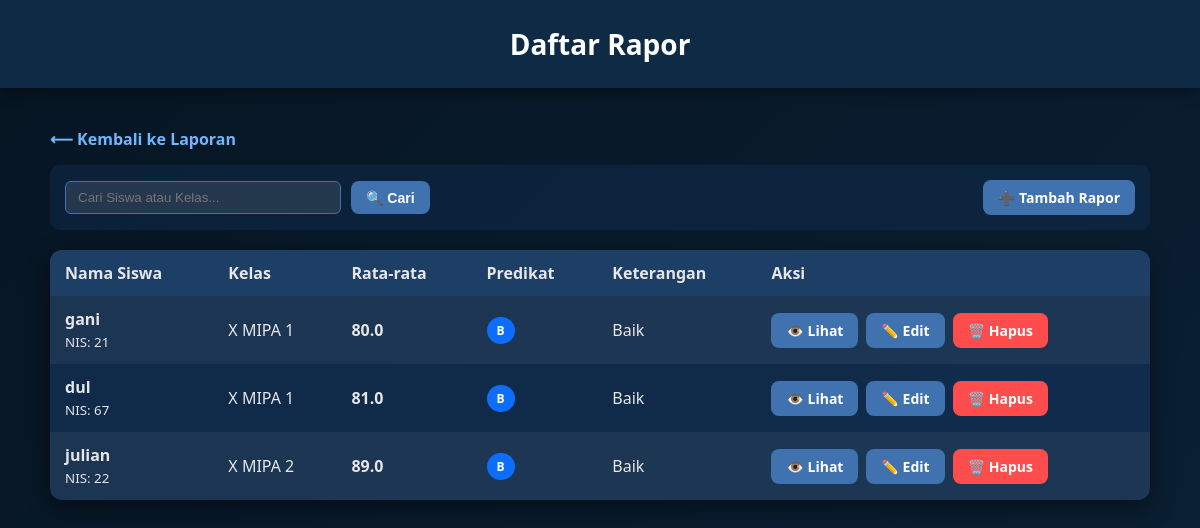
The page /laporan/rapor/ on the database its author committed.
### laporan/models.py (models this page shows, shortened)
class Rapor(models.Model):
    siswa = models.ForeignKey(Siswa, on_delete=models.CASCADE, related_name='rapor_siswa')
    nama = models.CharField(max_length=100)
    kelas = models.CharField(max_length=20)
    nilai_mapel = models.JSONField()            # Contoh isi: {"Matematika": 85, "IPA": 90}
    rata_rata = models.FloatField()
    predikat = models.CharField(max_length=5)
    keterangan = models.CharField(max_length=50) # Predikat deskriptif (Sangat Baik, dll)
    created_at = models.DateTimeField(auto_now_add=True) # Untuk tahu kapan dibuat

### siswa/models.py (models this page shows, shortened)
class Siswa(models.Model):
    nis = models.CharField(max_length=10, primary_key=True)
    nama = models.CharField(max_length=100)
    kelas = models.CharField(max_length=20, blank=True)
    tempat_lahir = models.CharField(max_length=100, blank=True)
    tanggal_lahir = models.DateField(null=True, blank=True)
    alamat = models.TextField(blank=True)
    telepon = models.CharField(max_length=15, blank=True)
    nama_orang_tua = models.CharField(max_length=100, blank=True)
    created_at = models.DateTimeField(auto_now_add=True)
    user = models.OneToOneField(
        'auth.User',
        on_delete=models.CASCADE,
        null=True,
        blank=True
    )
    class Meta:
        verbose_name_plural = "Siswa"

### laporan/views.py (the view)
# urls.py: path('rapor/', views.RaporListView.as_view(), name='rapor_list'),
class RaporListView(ListView):
    model = Rapor
    template_name = 'laporan/rapor_list.html'
    context_object_name = 'rapor'
    ordering = ['-created_at']
    def get_queryset(self):
        queryset = super().get_queryset()
        search = self.request.GET.get('q')
        if search:
            queryset = queryset.filter(siswa__nama__icontains=search)
        return queryset

### laporan/templates/laporan/rapor_list.html (shortened to what this page needs)
<!DOCTYPE html>
<html lang="en">
<head>
</head>
<body>
<header>Daftar Rapor</header>
<div class="wrapper">
    <a href="{% url 'laporan_home' %}" class="back">⟵ Kembali ke Laporan</a>
    <div class="header-controls">
        <form method="get" class="search-box">
            <input type="text" name="q" class="search-input" placeholder="Cari Siswa atau Kelas..." value="{{ request.GET.q|default:'' }}">
            <button type="submit" class="button">🔍 Cari</button>
        </form>
        <a href="{% url 'rapor_tambah' %}" class="button">➕ Tambah Rapor</a>
    </div>
    <table>
        <tr>
            <th>Nama Siswa</th>
            <th>Kelas</th>
            <th>Rata-rata</th>
            <th>Predikat</th>
            <th>Keterangan</th>
            <th>Aksi</th>
        </tr>
        {% for r in rapor %}
        <tr>
            <td><b>{{ r.siswa.nama }}</b><br><small>NIS: {{ r.siswa.nis }}</small></td>
            <td>{{ r.kelas }}</td>
            <td style="font-weight:bold;">{{ r.rata_rata }}</td>
            <td>
                <span class="status-badge status-{{ r.predikat }}">{{ r.predikat }}</span>
            </td>
            <td>{{ r.keterangan }}</td>
            <td>
                <div class="action-buttons">
                    <a href="{% url 'rapor_detail' r.pk %}" class="button">👁️ Lihat</a>
                    <a href="{% url 'rapor_edit' r.pk %}" class="button">✏️ Edit</a>
                    <a href="{% url 'rapor_hapus' r.pk %}" class="button delete-button">🗑️ Hapus</a>
                </div>
            </td>
        </tr>
        {% empty %}
        <tr>
            <td colspan="6" style="text-align:center; padding: 30px;">Belum ada data rapor yang diinput.</td>
        </tr>
        {% endfor %}
    </table>
</div>
</body>
</html>

### laporan/templates/laporan/rapor_list.html (style rules this page uses)
body { margin: 0; font-family: "Segoe UI", sans-serif; background: linear-gradient(135deg, #071522, #0a1f33); color: #e6e6e6; }
header { background: #0f2a45; padding: 25px 0; text-align: center; font-size: 28px; font-weight: 600; color: #fff; box-shadow: 0 4px 15px rgba(0,0,0,0.4); }
.wrapper { max-width: 1100px; margin: 40px auto; padding: 0 20px; }
a.back { display: inline-block; margin-bottom: 15px; color: #6fb7ff; text-decoration: none; font-weight: bold; }
.button { padding: 8px 15px; background: #3f72af; color: white; border-radius: 8px; text-decoration: none; font-weight: bold; border: none; cursor: pointer; font-size: 14px; transition: 0.3s; }
.delete-button { background: #ff4d4d; }
.header-controls { display: flex; justify-content: space-between; align-items: center; margin-bottom: 20px; background: rgba(17,45,78,0.5); padding: 15px; border-radius: 10px; }
.search-box { display: flex; gap: 10px; }
.search-input { padding: 8px 12px; border-radius: 6px; border: 1px solid #3f72af; background: rgba(255,255,255,0.1); color: white; outline: none; width: 250px; }
table { width: 100%; border-collapse: collapse; background: rgba(17,45,78,0.9); border-radius: 12px; overflow: hidden; box-shadow: 0 8px 25px rgba(0,0,0,0.45); }
th, td { padding: 12px 15px; text-align: left; vertical-align: middle; }
th { background: rgba(31,65,105,0.9); }
tr:nth-child(even) { background: rgba(255,255,255,0.05); }
.status-badge { padding: 5px 10px; border-radius: 20px; font-size: 12px; font-weight: bold; display: inline-block; }
.status-B { background: #0d6efd; color: white; }
.action-buttons { display: flex; gap: 8px; }

### rows shown on the page
Rapor: siswa.nama "gani", siswa.nis "21", kelas "X MIPA 1", rata_rata "80.0", predikat "B", keterangan "Baik"
Rapor: siswa.nama "dul", siswa.nis "67", kelas "X MIPA 1", rata_rata "81.0", predikat "B", keterangan "Baik"
Rapor: siswa.nama "julian", siswa.nis "22", kelas "X MIPA 2", rata_rata "89.0", predikat "B", keterangan "Baik"
